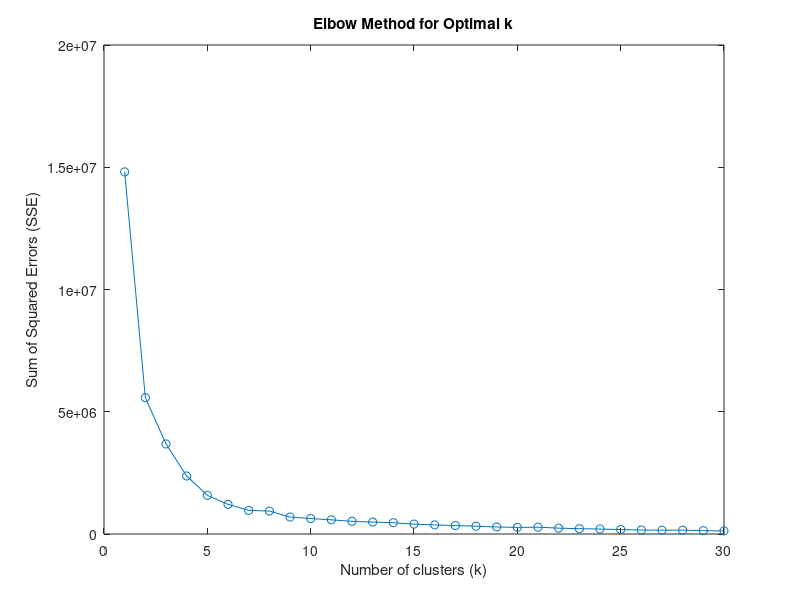

MATLAB code to generate this figure:
clc;
clear;

% Load AAindex data
raw_data = load('aaindex_all.mat');

% Transpose so rows are features
features = raw_data.aaind_val;

% Elbow method to find optimal k
max_k = 30;
sse = zeros(max_k, 1);

for k = 1:max_k
    [~, ~, sumd] = kmeans(features, k, 'Replicates', 5, 'Display', 'off');
    sse(k) = sum(sumd); % Total within-cluster sum of squares
end

% Plot elbow curve
figure;
plot(1:max_k, sse, '-o');
xlabel('Number of clusters (k)');
ylabel('Sum of Squared Errors (SSE)');
title('Elbow Method for Optimal k');

% Optionally, pick k by looking at the plot manually
best_k = input('Enter optimal k from elbow plot: ');

% Define number of clusters
k = best_k;

% Apply kmeans
[idx, C] = kmeans(features, k, 'Distance', 'sqeuclidean', 'Replicates', 10);

% Find the representative feature closest to each cluster centroid
selected_features = zeros(k,1);
for i = 1:k
    cluster_points = features(idx == i, :);
    cluster_indices = find(idx == i);
    
    dists = vecnorm(cluster_points - C(i,:), 2, 2);
    [~, min_idx] = min(dists);
    
    selected_features(i) = cluster_indices(min_idx);
end

% Display selected features
disp('Selected representative feature indices:');
disp(selected_features);
